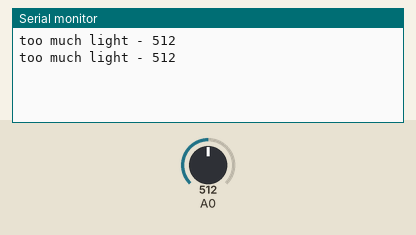
This sketch was run on a simulated Arduino Uno, built with avr-gcc and run on an emulated ATmega328P. Parts: the last lines printed to the serial monitor. The test bench sets the inputs (shaded band); at power-on: A0 = 512.

Above: at 1.8 s.
1.9 s: A0 set to 493
At 2.8 s:
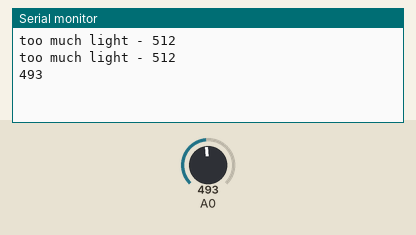
4.5 s: A0 set to 510
At 5.4 s:
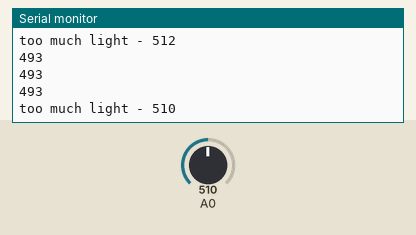

The sketch:

too_much_light.ino
```cpp
  void setup() {
  // configure A0 as input
  pinMode(A0, INPUT);
  // start the serial monitor at 9600 baud
  Serial.begin(9600);
}

void loop() {
  // read the analog value on pin A0
  int sensorValue = analogRead(A0);

  // if sensor is “pressed” (value above a threshold), show message
  if (sensorValue > 500) {  // adjust 500 depending on your sensor
    Serial.print("too much light - ");
  } else {
    // otherwise just show the sensor reading
    //Serial.println(sensorValue);
  }
    Serial.println(sensorValue);

  delay(1000); // wait a little so the output is readable
}
```

Measured:
- the behaviour switches between 501 and 500 on A0 (found by bisection; images 0 and 1)
- after the input at 1.9 s, the serial monitor: prints a new line after 0.10 s (image 1)
- after the input at 4.5 s, the serial monitor: prints a new line after 0.50 s (image 2)
